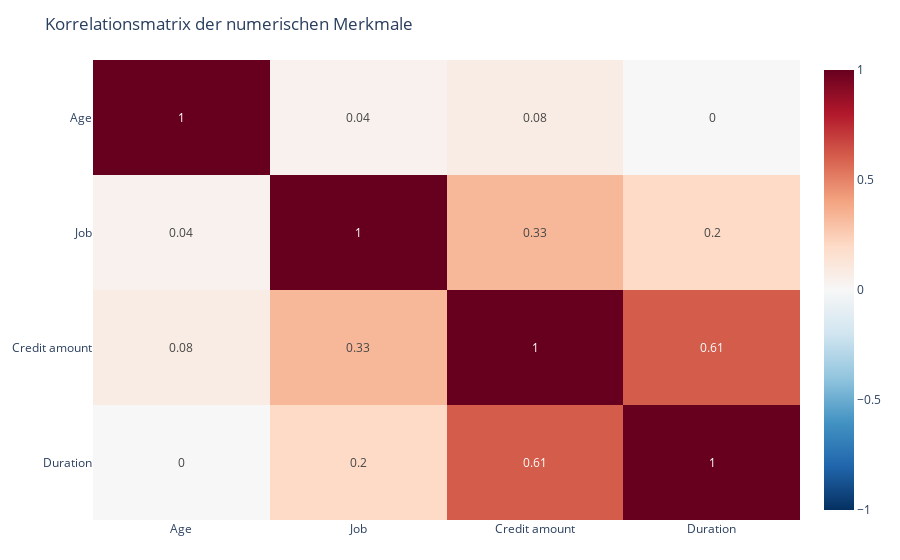

Notebook cell for this chart:
### Code cell
corr = df[numeric_cols].corr().round(2)

fig4 = px.imshow(
    corr,
    text_auto=True,       
    color_continuous_scale="RdBu_r",
    zmin=-1, zmax=1,   
    aspect="auto",
    title="Korrelationsmatrix der numerischen Merkmale"
)

fig4.update_layout(margin=dict(l=60, r=20, t=60, b=40))
fig4

### Figure 1 — Plotly figure (JSON) as saved in the notebook; plotly's stock layout.template omitted (floating-point values rounded to 4 significant figures)
{"data": [{"coloraxis": "coloraxis", "hovertemplate": "x: %{x}<br>y: %{y}<br>color: %{z}<extra></extra>", "name": "0", "texttemplate": "%{z}", "type": "heatmap", "x": ["Age", "Job", "Credit amount", "Duration"], "xaxis": "x", "y": ["Age", "Job", "Credit amount", "Duration"], "yaxis": "y", "z": [[1.0, 0.04, 0.08, 0.0], [0.04, 1.0, 0.33, 0.2], [0.08, 0.33, 1.0, 0.61], [0.0, 0.2, 0.61, 1.0]]}], "layout": {"coloraxis": {"cmax": 1, "cmin": -1, "colorscale": [[0, "rgb(5,48,97)"], [0.1, "rgb(33,102,172)"], [0.2, "rgb(67,147,195)"], [0.3, "rgb(146,197,222)"], [0.4, "rgb(209,229,240)"], [0.5, "rgb(247,247,247)"], [0.6, "rgb(253,219,199)"], [0.7, "rgb(244,165,130)"], [0.8, "rgb(214,96,77)"], [0.9, "rgb(178,24,43)"], [1, "rgb(103,0,31)"]]}, "margin": {"b": 40, "l": 60, "r": 20, "t": 60}, "title": {"text": "Korrelationsmatrix der numerischen Merkmale"}, "xaxis": {"anchor": "y", "domain": [0, 1]}, "yaxis": {"anchor": "x", "autorange": "reversed", "domain": [0, 1]}}}
